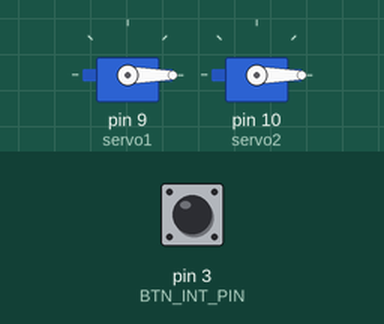
A sketch run on a simulated Arduino Uno, built with avr-gcc and run on an emulated ATmega328P. Parts: 2 × servo. Inputs (shaded band) come from the test bench; at power-on: pin 3 (BTN_INT_PIN) HIGH.

Above: at 1.2 s.
1.3 s: pin 3 (BTN_INT_PIN) pulled LOW for 0.15 s
At 1.75 s:
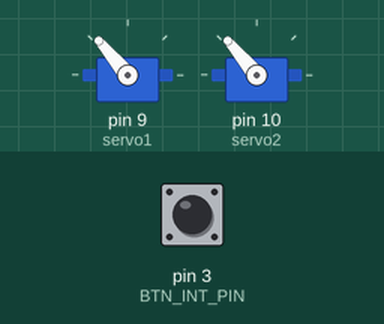
3.5 s: pin 3 (BTN_INT_PIN) pulsed LOW 5 times (0.12 s each, 0.3 s apart)
At 4.15 s:
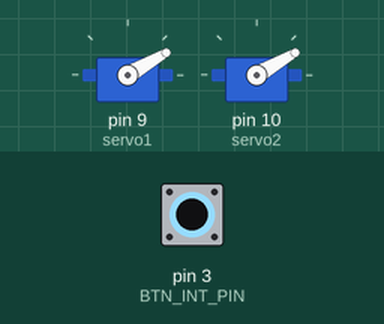
At 4.71 s:
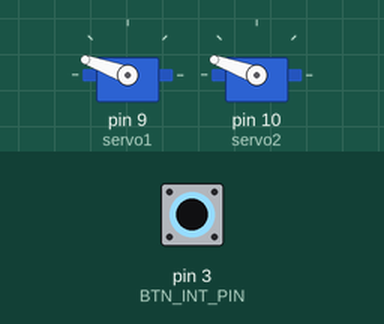
Timing chart, 0 to 6.6 s (numbered marks = the images above; inputs shaded):
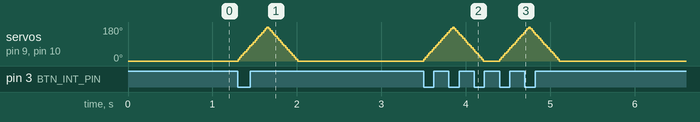

Measured:
- after the input at 1.3 s, servo on pin 9 (servo1), servo on pin 10 (servo2): rises from 0° to 180° in 0.34 s, then falls to 0° in 0.36 s

The sketch:

servo_dispenser_cup.ino
```cpp
#include <Servo.h>

Servo servo1;   // D8
Servo servo2;   // D9

int pos = 0;
const uint8_t stepSize = 10;
const unsigned long stepDelayMs = 20;

const uint8_t BTN_INT_PIN = 3;
volatile bool pressed = false;
unsigned long lastPressMs = 0;
const unsigned long DEBOUNCE_MS = 200;

bool comboRunning = false;
int target1 = 180;
int target2 = 180;
int currentTarget = -1;

// ---------- ISR ----------
void isrToggle() {
  pressed = true;
}

void setup() {
  servo1.attach(9);
  servo2.attach(10);

  pos = 0;
  servo1.write(pos);
  servo2.write(pos);

  pinMode(BTN_INT_PIN, INPUT_PULLUP);
  attachInterrupt(digitalPinToInterrupt(BTN_INT_PIN), isrToggle, FALLING);
}

void loop() {
  if (pressed) {
    unsigned long now = millis();
    if (now - lastPressMs >= DEBOUNCE_MS) {
      if (!comboRunning) {
        comboRunning = true;
        if (pos < 90) {
          target1 = 180;
          target2 = 0;
        } else {
          target1 = 0;
          target2 = 180;
        }
        currentTarget = target1;
      }
      lastPressMs = now;
    }
    pressed = false;
  }

  if (comboRunning) {
    if (pos < currentTarget) {
      pos += stepSize;
      if (pos > currentTarget) pos = currentTarget;
    } else if (pos > currentTarget) {
      pos -= stepSize;
      if (pos < currentTarget) pos = currentTarget;
    }

    servo1.write(pos);
    servo2.write(pos);
    delay(stepDelayMs);

    if (pos == currentTarget) {
      if (currentTarget == target1) {
        currentTarget = target2;
      } else {
        comboRunning = false;
        currentTarget = -1;
      }
    }
  } else {
    delay(5);
  }
}
```
